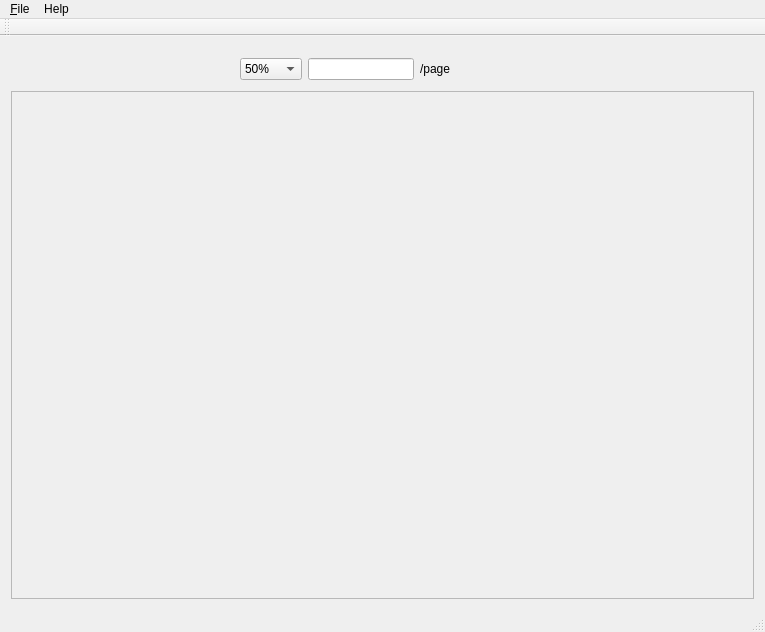
<?xml version="1.0" encoding="UTF-8"?>
<ui version="4.0">
 <class>MainWindow</class>
 <widget class="QMainWindow" name="MainWindow">
  <property name="geometry">
   <rect>
    <x>0</x>
    <y>0</y>
    <width>765</width>
    <height>632</height>
   </rect>
  </property>
  <property name="windowTitle">
   <string>MainWindow</string>
  </property>
  <widget class="QWidget" name="centralWidget">
   <layout class="QVBoxLayout" name="verticalLayout">
    <property name="spacing">
     <number>0</number>
    </property>
    <item>
     <widget class="QWidget" name="widget" native="true">
      <layout class="QHBoxLayout" name="horizontalLayout_2">
       <item>
        <spacer name="horizontalSpacer">
         <property name="orientation">
          <enum>Qt::Horizontal</enum>
         </property>
         <property name="sizeHint" stdset="0">
          <size>
           <width>40</width>
           <height>20</height>
          </size>
         </property>
        </spacer>
       </item>
       <item>
        <widget class="QComboBox" name="comboBox">
         <item>
          <property name="text">
           <string>50%</string>
          </property>
         </item>
         <item>
          <property name="text">
           <string>75%</string>
          </property>
         </item>
         <item>
          <property name="text">
           <string>100%</string>
          </property>
         </item>
         <item>
          <property name="text">
           <string>125%</string>
          </property>
         </item>
         <item>
          <property name="text">
           <string>150%</string>
          </property>
         </item>
         <item>
          <property name="text">
           <string>200%</string>
          </property>
         </item>
        </widget>
       </item>
       <item>
        <layout class="QHBoxLayout" name="horizontalLayout" stretch="1,1">
         <property name="spacing">
          <number>6</number>
         </property>
         <item>
          <widget class="QLineEdit" name="lineEdit"/>
         </item>
         <item>
          <widget class="QLabel" name="label">
           <property name="text">
            <string>/page</string>
           </property>
          </widget>
         </item>
        </layout>
       </item>
       <item>
        <spacer name="horizontalSpacer_2">
         <property name="orientation">
          <enum>Qt::Horizontal</enum>
         </property>
         <property name="sizeHint" stdset="0">
          <size>
           <width>40</width>
           <height>20</height>
          </size>
         </property>
        </spacer>
       </item>
      </layout>
     </widget>
    </item>
    <item>
     <widget class="QScrollArea" name="scrollArea">
      <property name="widgetResizable">
       <bool>true</bool>
      </property>
      <widget class="QWidget" name="scrollAreaWidgetContents">
       <property name="geometry">
        <rect>
         <x>0</x>
         <y>0</y>
         <width>745</width>
         <height>515</height>
        </rect>
       </property>
       <layout class="QVBoxLayout" name="verticalLayout_3">
        <item>
         <layout class="QVBoxLayout" name="verticalLayout_2"/>
        </item>
       </layout>
      </widget>
     </widget>
    </item>
   </layout>
  </widget>
  <widget class="QMenuBar" name="menuBar">
   <property name="geometry">
    <rect>
     <x>0</x>
     <y>0</y>
     <width>765</width>
     <height>23</height>
    </rect>
   </property>
   <widget class="QMenu" name="menuOpen">
    <property name="title">
     <string>&amp;File</string>
    </property>
    <addaction name="actionOpen"/>
    <addaction name="actionClose"/>
    <addaction name="separator"/>
    <addaction name="actionPrint"/>
    <addaction name="actionQuickPrint"/>
    <addaction name="separator"/>
    <addaction name="actionExit"/>
   </widget>
   <widget class="QMenu" name="menuHelp">
    <property name="title">
     <string>Help</string>
    </property>
    <addaction name="actionAbout"/>
    <addaction name="actionAboutQt"/>
   </widget>
   <addaction name="menuOpen"/>
   <addaction name="menuHelp"/>
  </widget>
  <widget class="QToolBar" name="mainToolBar">
   <attribute name="toolBarArea">
    <enum>TopToolBarArea</enum>
   </attribute>
   <attribute name="toolBarBreak">
    <bool>false</bool>
   </attribute>
  </widget>
  <widget class="QStatusBar" name="statusBar"/>
  <action name="actionOpen">
   <property name="text">
    <string>Open</string>
   </property>
  </action>
  <action name="actionClose">
   <property name="text">
    <string>Close</string>
   </property>
  </action>
  <action name="actionPrint">
   <property name="text">
    <string>Print</string>
   </property>
  </action>
  <action name="actionQuickPrint">
   <property name="text">
    <string>QuickPrint</string>
   </property>
  </action>
  <action name="actionExit">
   <property name="text">
    <string>Exit</string>
   </property>
  </action>
  <action name="actionAbout">
   <property name="text">
    <string>About</string>
   </property>
  </action>
  <action name="actionAboutQt">
   <property name="text">
    <string>AboutQt</string>
   </property>
  </action>
 </widget>
 <layoutdefault spacing="6" margin="11"/>
 <resources/>
 <connections/>
</ui>
